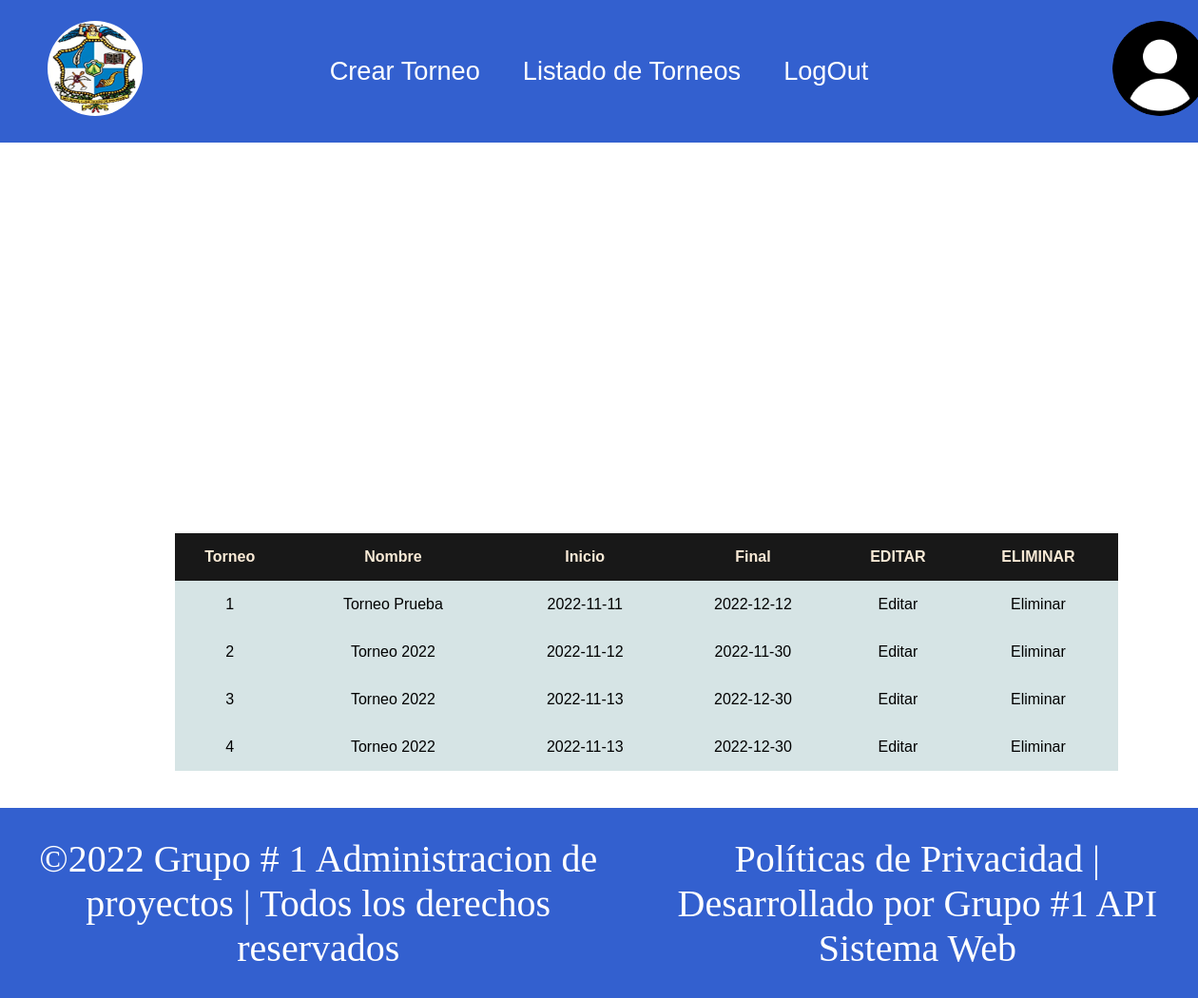
Screenshot of /Torneo/showTorneos (signed in) with the database file from the repository.
### tables this page shows
CREATE TABLE `tbl_torneo` (
  `id_torneo` int(11) NOT NULL,
  `fecha_inicio` date NOT NULL,
  `fecha_final` date NOT NULL,
  `nombre` varchar(50) NOT NULL
);

### database/Database.php (called while the page is built, shortened)
<?php
class Database
{
    public function __construct()
    {
        try{
            $this->conexion = new PDO('mysql:host='.DB_HOST.';dbname='.DB_NAME."",DB_USER, DB_PASSWORD);
            return $this->conexion;
        }
        catch(Exception $e){
            print "ERROR: ".$e->getMessage();
            die();
        }
    }
}
?>

### Modelos/Torneo.php (called while the page is built, shortened)
<?php
require_once('database/Database.php');
class Torneo extends Database{
    public function get_Torneos(){
        $row=false;
        $query = "SELECT * FROM " .T_TORNEO;
        $statement = $this->conexion->prepare($query);
        if ($statement->execute()) {
           $row= $statement->fetchAll(PDO::FETCH_ASSOC);
            return $row;
        }
        return $row;
    }
}

### Vistas/VerTorneos.php (the view, shortened to what this page needs)
<!DOCTYPE html>
<html lang="es">
<head>
    <link rel="stylesheet" href="../Assets/css/estilo.css">
    <link rel="stylesheet" href="../Assets/css/tabla.css">
    <link rel="stylesheet" href="../Assets/css/administrador.css">
</head>
<body>
<div class="menu">
    <nav>
        <ul>
        <a href="<?= BASE_DIR.'PanelAdministrador/showHome' ?>">
            <li><img class ="imagen" src="../Assets/img/logo.jpg" alt=""></li></a>
        </ul>
        <ul>
            <a href="<?= BASE_DIR.'Torneo/showcreateTorneo' ?>"><li>Crear Torneo</li></a>
            <a href="<?= BASE_DIR.'Torneo/showTorneos' ?>"><li>Listado de Torneos</li></a>
            <a href="<?= BASE_DIR.'/Login/salir'?>"> <li>LogOut</li></a>
        </ul>
        <ul>
        <li><img class ="imagen" src="../Assets/img/imagen1.png" alt=""></li>
        </ul>
    </nav>
</div>
<div class="container2">
<table cellspacing="0">
            <thead>
                <tr>
                    <th>Torneo</th>
                    <th>Nombre</th>
                    <th>Inicio</th>
                    <th>Final</th>
                    <?php
                    if ($_COOKIE["Rol"] == "Administrador") {
                        echo "<th>EDITAR</th>";
                        echo "<th>ELIMINAR</th>";
                    }
                    ?>
                </tr>
                </thead>
                <tbody>
                <?php
                if(!empty($data[T_TORNEO])){
                    foreach ($data[T_TORNEO] as $dato) {
                        echo "<tr>";
                        echo "<td>" . $dato[TOR_ID] . "</td>";
                        echo "<td>" . $dato[TOR_NOM] . "</td>";
                        echo "<td>" . $dato[TOR_INICIO] . "</td>";
                        echo "<td>" . $dato[TOR_FINAL] . "</td>";
                        if ($_COOKIE["Rol"] == "Administrador") {
                            echo "<td>Editar</td>";
                            echo "<td>Eliminar</td>";
                        }
                       echo "</tr>";
                    }
                }
                ?>
                </tbody>
</table>
</div>
<footer class="footer">
    <p>©2022 Grupo # 1 Administracion de proyectos | Todos los derechos reservados</p>
    <p>Políticas de Privacidad | Desarrollado por Grupo #1 API Sistema Web </p>
</footer>
</body>
</html>

### index.php (shortened to what this page needs)
<?php
$controller = DEFAULT_CONTROLLER;
if(!empty($_GET['controller']))
{
    $controller = $_GET['controller'];
}
$action = DEFAULT_ACTION;
if(!empty($_GET['action']))
{
    $action = $_GET['action'];
}
$fullController = CONTROLLERS_DIR. strval($controller) . "Controller.php";
$controller = $controller."Controller";
if(is_file($fullController))
{
    $printController = new $controller();
    if(method_exists($printController, $action))
    {
        if($controller=='InicioController'){
            if ($action=='showInicio') {
                $inicio= new InicioController();
                $inicio->showInicio();
            }
       }
       elseif ($controller=='TorneoController') {
            if(!empty($_COOKIE["Rol"])){
                if ($_COOKIE["Rol"] == ROL_ADMIN) {
                $panelAdmin= new TorneoController();
                $panelAdmin->buscarDireccion($action);
            }
                else{
                header('Location: '.BASE_DIR);
                }
            }
            else{
                header('Location: '.BASE_DIR);
            }
        }
        else{
            echo 'No hay controlador';
        }
    }
    else
    {
        die("METODO NO EXISTE");
    }
}
else
{
    echo 'CONTROLADOR NO EXISTE';
    $_POST['error']="Controlador";
}

### Controladores/TorneoController.php (shortened to what this page needs)
<?php
 require_once "Modelos/Torneo.php";
class TorneoController
{
   public function showTorneos(){
        $Torneo = new Torneo();
        $registros = $Torneo->get_Torneos();
        $data[T_TORNEO] = "";
        if ($registros != null) {
            $data[T_TORNEO] = $registros;
        }
        require_once "Vistas/VerTorneos.php";
    }
  public function buscarDireccion($action){
    if ($action=='showcreateTorneo') {
           $this->showcreateTorneo();
    }
    elseif ($action=="showTorneos") {
        $this->showTorneos();
    }
    elseif ($action=="crearTorneo") {
        $this->crearTorneo();
    }
    else{
        return false;
    }
 }
}
?>

### Assets/css/estilo.css (style rules this page uses)
* { margin: 0; padding: 0; box-sizing: border-box; font-family: sans-serif; }
body { width: 100%; height: 100vh; flex-wrap: wrap; display: center; align-items: center; font-family: sans-serif; }
.imagen { width: 100px; height: 100px; border-radius: 50%; margin: 30%; }
.menu { background-color: aliceblue; font-family: 'Segoe UI', Tahoma, Geneva, Verdana, sans-serif; font-size: large; color: white; background-color: #3360CF; }
.menu ul a { font-family: 'Segoe UI', Tahoma, Geneva, Verdana, sans-serif; color: white; }
nav { width: 100%; color: white; height: 150px; display: flex; align-items: center; justify-content: space-between; }
ul li { display: inline-block; list-style: none; padding: 6px 20px; font-weight: 500; font-size: 1.7rem; transition: all 0.3s ease 0s; }
.container2 { width: 100%; height: 300px; display: flex; padding: 10px; margin: 50px; color: white; align-items: center; }
p { align-items: center; font-size: 40px; font-family: 'Times New Roman', Times, serif; }
.footer { width: 100%; height: 200px; display: flex; background-color: #3360CF; border-color: 5px black; color: white; align-items: center; text-align: center; }

### Assets/css/tabla.css (style rules this page uses)
table { margin-top: 30%; width: 80%; margin-left: 10%; margin-right: 10%; border-radius: 50%; }
thead { background-color: #181818; border-radius: 30%; border-start-end-radius: 30px; color: antiquewhite; text-align: center; }
tbody { background-color: #D6E4E5; color: black; text-align: center; }
th,tr { height: 50px; }

### Assets/css/administrador.css (style rules this page uses)
* { margin: 0; padding: 0; box-sizing: border-box; font-family: sans-serif; }
body { width: 100%; height: 100vh; flex-wrap: wrap; display: center; align-items: center; font-family: sans-serif; }
.imagen { width: 100px; height: 100px; border-radius: 50%; margin: 30%; }
.menu { background-color: aliceblue; font-family: 'Segoe UI', Tahoma, Geneva, Verdana, sans-serif; font-size: large; color: white; background-color: #3360CF; }
nav { width: 100%; height: 150px; display: flex; align-items: center; justify-content: space-between; }
ul li { display: inline-block; list-style: none; padding: 6px 20px; font-weight: 500; font-size: 1.7rem; transition: all 0.3s ease 0s; }
.container2 { width: 100%; height: 600px; display: flex; padding: 10px; margin: 50px; color: white; }
.footer { width: 100%; height: 200px; display: flex; background-color: #3360CF; border-color: 5px black; color: white; align-items: center; text-align: center; }

### rows the page displays
tbl_torneo: id_torneo "1", nombre "Torneo Prueba", fecha_inicio "2022-11-11", fecha_final "2022-12-12"
tbl_torneo: id_torneo "2", nombre "Torneo 2022", fecha_inicio "2022-11-12", fecha_final "2022-11-30"
tbl_torneo: id_torneo "3", nombre "Torneo 2022", fecha_inicio "2022-11-13", fecha_final "2022-12-30"
tbl_torneo: id_torneo "4", nombre "Torneo 2022", fecha_inicio "2022-11-13", fecha_final "2022-12-30"
